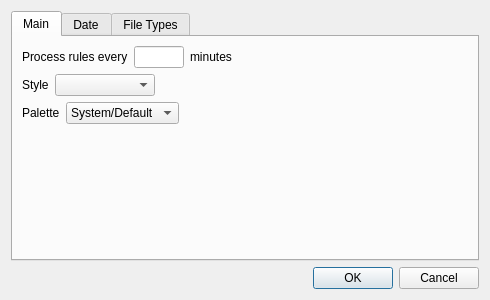
<?xml version="1.0" encoding="UTF-8"?>
<ui version="4.0">
 <class>settingsDialog</class>
 <widget class="QDialog" name="settingsDialog">
  <property name="windowModality">
   <enum>Qt::WindowModality::ApplicationModal</enum>
  </property>
  <property name="geometry">
   <rect>
    <x>0</x>
    <y>0</y>
    <width>490</width>
    <height>300</height>
   </rect>
  </property>
  <property name="windowTitle">
   <string>Settings</string>
  </property>
  <layout class="QGridLayout" name="gridLayout">
   <item row="0" column="0">
    <widget class="QTabWidget" name="tabWidget">
     <property name="currentIndex">
      <number>0</number>
     </property>
     <widget class="QWidget" name="mainTab">
      <attribute name="title">
       <string>Main</string>
      </attribute>
      <layout class="QGridLayout" name="gridLayout_4">
       <item row="0" column="0">
        <layout class="QVBoxLayout" name="verticalLayout_2">
         <item>
          <layout class="QHBoxLayout" name="horizontalLayout">
           <item>
            <widget class="QLabel" name="label_2">
             <property name="text">
              <string>Process rules every</string>
             </property>
            </widget>
           </item>
           <item>
            <widget class="QLineEdit" name="ruleExecIntervalEdit">
             <property name="maximumSize">
              <size>
               <width>50</width>
               <height>16777215</height>
              </size>
             </property>
             <property name="maxLength">
              <number>8</number>
             </property>
            </widget>
           </item>
           <item>
            <widget class="QLabel" name="label_3">
             <property name="text">
              <string>minutes</string>
             </property>
            </widget>
           </item>
           <item>
            <spacer name="horizontalSpacer">
             <property name="orientation">
              <enum>Qt::Orientation::Horizontal</enum>
             </property>
             <property name="sizeHint" stdset="0">
              <size>
               <width>40</width>
               <height>20</height>
              </size>
             </property>
            </spacer>
           </item>
          </layout>
         </item>
         <item>
          <layout class="QHBoxLayout" name="horizontalLayout_2">
           <item>
            <widget class="QLabel" name="label_4">
             <property name="text">
              <string>Style</string>
             </property>
            </widget>
           </item>
           <item>
            <widget class="QComboBox" name="styleComboBox">
             <property name="minimumSize">
              <size>
               <width>100</width>
               <height>0</height>
              </size>
             </property>
            </widget>
           </item>
           <item>
            <spacer name="horizontalSpacer_2">
             <property name="orientation">
              <enum>Qt::Orientation::Horizontal</enum>
             </property>
             <property name="sizeHint" stdset="0">
              <size>
               <width>40</width>
               <height>20</height>
              </size>
             </property>
            </spacer>
           </item>
          </layout>
         </item>
         <item>
          <layout class="QHBoxLayout" name="horizontalLayout_4">
           <item>
            <widget class="QLabel" name="paletteLabel">
             <property name="text">
              <string>Palette</string>
             </property>
            </widget>
           </item>
           <item>
            <widget class="QComboBox" name="paletteComboBox">
             <item>
              <property name="text">
               <string>System/Default</string>
              </property>
             </item>
             <item>
              <property name="text">
               <string>Fusion Light</string>
              </property>
             </item>
             <item>
              <property name="text">
               <string>Fusion Dark</string>
              </property>
             </item>
            </widget>
           </item>
           <item>
            <spacer name="horizontalSpacer_4">
             <property name="orientation">
              <enum>Qt::Orientation::Horizontal</enum>
             </property>
             <property name="sizeHint" stdset="0">
              <size>
               <width>40</width>
               <height>20</height>
              </size>
             </property>
            </spacer>
           </item>
          </layout>
         </item>
         <item>
          <spacer name="verticalSpacer_2">
           <property name="orientation">
            <enum>Qt::Orientation::Vertical</enum>
           </property>
           <property name="sizeHint" stdset="0">
            <size>
             <width>20</width>
             <height>40</height>
            </size>
           </property>
          </spacer>
         </item>
        </layout>
       </item>
      </layout>
     </widget>
     <widget class="QWidget" name="dateTab">
      <attribute name="title">
       <string>Date</string>
      </attribute>
      <layout class="QGridLayout" name="gridLayout_2">
       <item row="0" column="0">
        <widget class="QGroupBox" name="dateDefGroupBox">
         <property name="title">
          <string>Date definition</string>
         </property>
         <layout class="QGridLayout" name="gridLayout_3">
          <item row="0" column="0">
           <layout class="QVBoxLayout" name="verticalLayout">
            <item>
             <widget class="QLabel" name="label">
              <property name="text">
               <string>Which date (from file metadata) should be used in rule conditions?</string>
              </property>
             </widget>
            </item>
            <item>
             <widget class="QRadioButton" name="radioButton">
              <property name="text">
               <string>earliest of modified &amp;&amp; created (default)</string>
              </property>
             </widget>
            </item>
            <item>
             <widget class="QRadioButton" name="radioButton_2">
              <property name="text">
               <string>modified</string>
              </property>
             </widget>
            </item>
            <item>
             <widget class="QRadioButton" name="radioButton_3">
              <property name="text">
               <string>created</string>
              </property>
             </widget>
            </item>
            <item>
             <widget class="QRadioButton" name="radioButton_4">
              <property name="text">
               <string>latest of modified &amp;&amp; created</string>
              </property>
             </widget>
            </item>
            <item>
             <widget class="QRadioButton" name="radioButton_5">
              <property name="text">
               <string>last access</string>
              </property>
             </widget>
            </item>
            <item>
             <spacer name="verticalSpacer">
              <property name="orientation">
               <enum>Qt::Orientation::Vertical</enum>
              </property>
              <property name="sizeHint" stdset="0">
               <size>
                <width>20</width>
                <height>40</height>
               </size>
              </property>
             </spacer>
            </item>
           </layout>
          </item>
         </layout>
        </widget>
       </item>
      </layout>
     </widget>
     <widget class="QWidget" name="fileTypesTab">
      <attribute name="title">
       <string>File Types</string>
      </attribute>
      <layout class="QGridLayout" name="gridLayout_6">
       <item row="0" column="0">
        <widget class="QTableWidget" name="fileTypesTable">
         <property name="columnCount">
          <number>2</number>
         </property>
         <attribute name="horizontalHeaderStretchLastSection">
          <bool>true</bool>
         </attribute>
         <attribute name="verticalHeaderVisible">
          <bool>false</bool>
         </attribute>
         <column>
          <property name="text">
           <string>Name</string>
          </property>
         </column>
         <column>
          <property name="text">
           <string>Filemask</string>
          </property>
         </column>
        </widget>
       </item>
       <item row="1" column="0">
        <layout class="QHBoxLayout" name="horizontalLayout_3">
         <item>
          <widget class="QPushButton" name="addFileTypeButton">
           <property name="text">
            <string>Add New</string>
           </property>
          </widget>
         </item>
         <item>
          <spacer name="horizontalSpacer_3">
           <property name="orientation">
            <enum>Qt::Orientation::Horizontal</enum>
           </property>
           <property name="sizeHint" stdset="0">
            <size>
             <width>40</width>
             <height>20</height>
            </size>
           </property>
          </spacer>
         </item>
         <item>
          <widget class="QLabel" name="label_5">
           <property name="text">
            <string>To remove a format leave its name empty</string>
           </property>
          </widget>
         </item>
        </layout>
       </item>
      </layout>
     </widget>
    </widget>
   </item>
   <item row="1" column="0">
    <widget class="QDialogButtonBox" name="buttonBox">
     <property name="orientation">
      <enum>Qt::Orientation::Horizontal</enum>
     </property>
     <property name="standardButtons">
      <set>QDialogButtonBox::StandardButton::Cancel|QDialogButtonBox::StandardButton::Ok</set>
     </property>
    </widget>
   </item>
  </layout>
 </widget>
 <resources/>
 <connections>
  <connection>
   <sender>buttonBox</sender>
   <signal>accepted()</signal>
   <receiver>settingsDialog</receiver>
   <slot>accept()</slot>
   <hints>
    <hint type="sourcelabel">
     <x>248</x>
     <y>254</y>
    </hint>
    <hint type="destinationlabel">
     <x>157</x>
     <y>274</y>
    </hint>
   </hints>
  </connection>
  <connection>
   <sender>buttonBox</sender>
   <signal>rejected()</signal>
   <receiver>settingsDialog</receiver>
   <slot>reject()</slot>
   <hints>
    <hint type="sourcelabel">
     <x>316</x>
     <y>260</y>
    </hint>
    <hint type="destinationlabel">
     <x>286</x>
     <y>274</y>
    </hint>
   </hints>
  </connection>
 </connections>
</ui>
